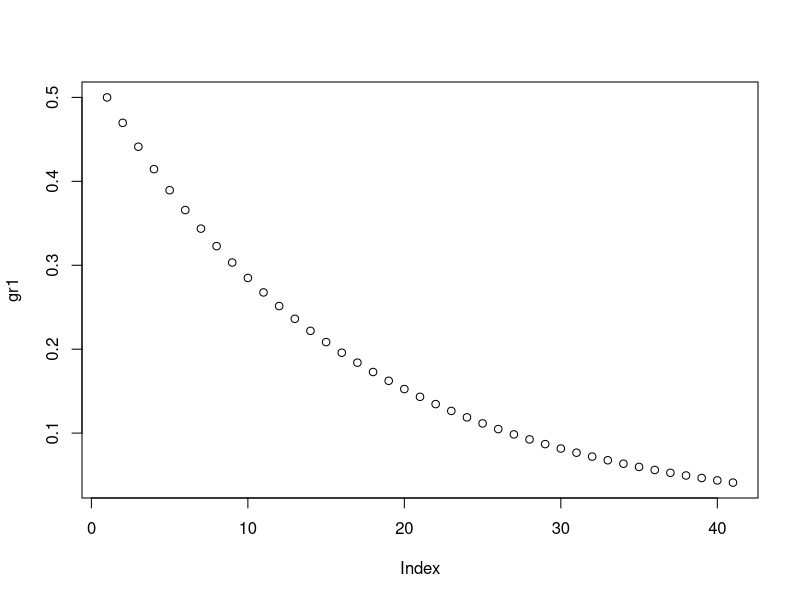
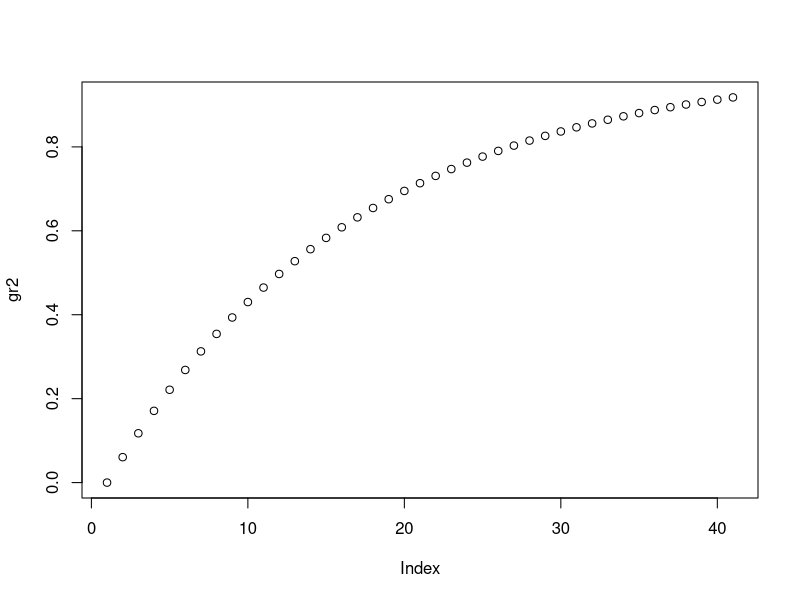
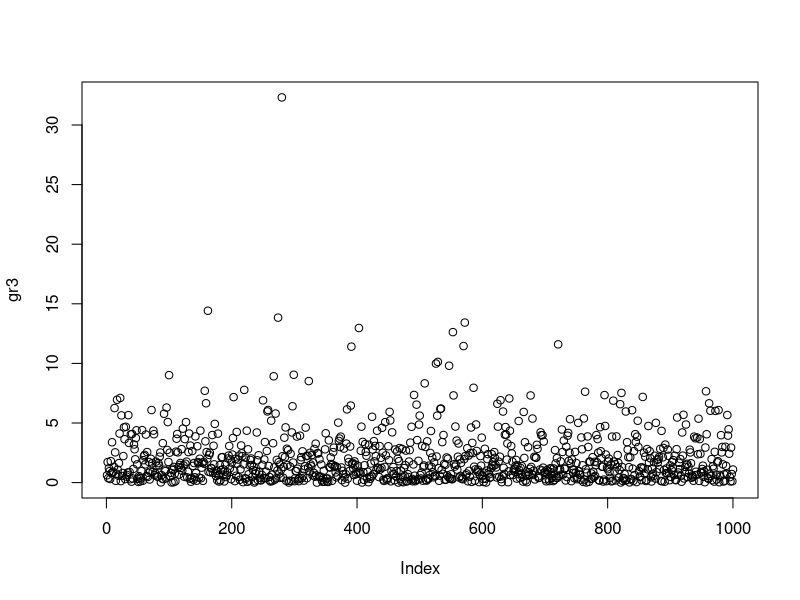
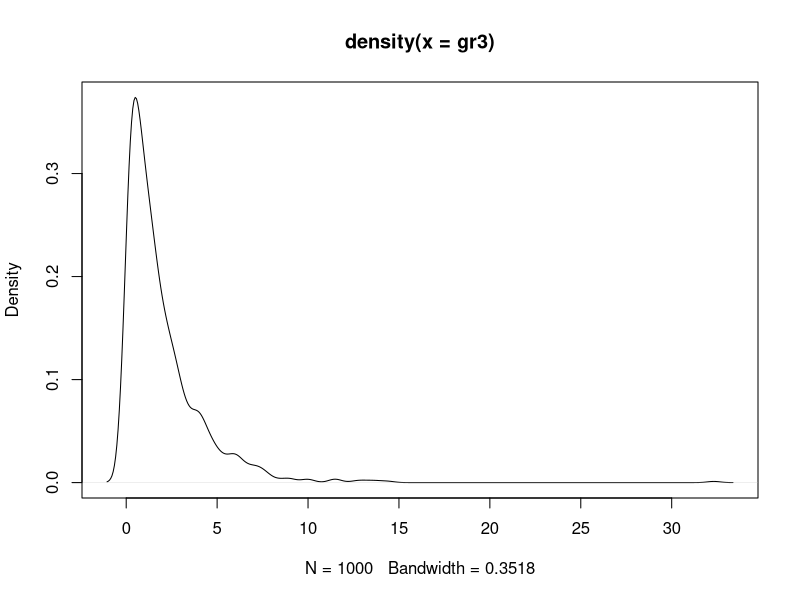

The R source for these figures, in order:
# QUESTION 1

## part a: waiting time is more than 45 mins P(x>45)
print(
  1- punif(45,0,60)
)

## part b: waiting time between 20 and 30 mins P(20<x<30)
print(
  punif(30,0,60) - punif(20,0,60) 
)


# QUESTION 2

## part a
print(
  dexp(3, 0.5)
)

## part b
s = seq(0,5,0.125)
gr1 = dexp(s, 0.5)
plot(gr1)

## part c: repair takes at most 3 hour P(x<=3)
print(
  pexp(3,0.5)
)

## part d: 
gr2 = pexp(s,0.5)
plot(gr2)

## part e: 
gr3 = rexp(1000, 0.5)
plot(gr3)
plot(density(gr3))

# QUESTION 3

## part a P(x>=1)
print(
  1 - pgamma(1, shape=2, scale=1/3)
)

## part b 
print(
  qgamma(0.7,shape=2, scale=1/3)
)
